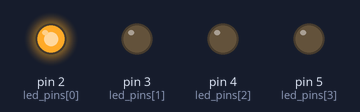
The program below on a simulated Arduino Uno, built with avr-gcc and run on an emulated ATmega328P. On the bench: output pins drawn as LEDs (lit = HIGH).

Above: at 0.12 s.
At 0.87 s:
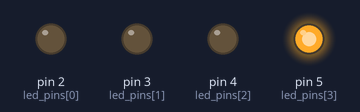
At 1.12 s:
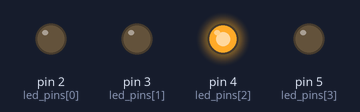
At 2.87 s:
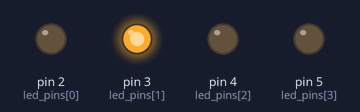
Timing chart, 0 to 3.5 s (numbered marks = the images above):
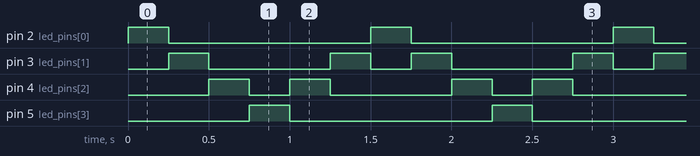

Measured:
- by itself, pin 2 (led_pins[0]), pin 5 (led_pins[3]): alternates HIGH for 0.25 s and LOW for 1.3 s
- by itself, pin 3 (led_pins[1]): repeats every 1.5 s: LOW 0.75 s, HIGH 0.25 s, LOW 0.25 s, HIGH 0.25 s
- by itself, pin 4 (led_pins[2]): repeats every 1.5 s: LOW 0.25 s, HIGH 0.25 s, LOW 0.75 s, HIGH 0.25 s

The program:

main.cpp
```cpp
#include <Arduino.h>
#include <leds.h>

constexpr uint8_t led_pins[] = {2, 3, 4, 5};
constexpr uint8_t num_leds = sizeof(led_pins) / sizeof(led_pins[0]);

LedAnimationFrame<num_leds> frames[] = {
    {1, 0, 0, 0, 250}, //
    {0, 1, 0, 0, 250}, //
    {0, 0, 1, 0, 250}, //
    {0, 0, 0, 1, 250}, //
    {0, 0, 1, 0, 250}, //
    {0, 1, 0, 0, 250}, //
    {0, 0, 0, 0, 0xffffffff},
};
LedAnimation<num_leds> animation(led_pins, frames);

void setup() {
  for (int i = 0; i < num_leds; i++) {
    pinMode(led_pins[i], OUTPUT);
  }
}

void loop() { animation.update(); }
```

leds.h
```cpp
#pragma once
#include <Arduino.h>

template <size_t N> struct LedAnimationFrame {
  uint8_t led_states[N];
  unsigned long duration;
};

template <size_t N> struct LedAnimation {
  uint8_t led_pins[N];
  LedAnimationFrame<N> *frames;
  unsigned long last_time;
  int current_frame;

  LedAnimation(const uint8_t _led_pins[N], const LedAnimationFrame<N> *_frames)
      : frames(_frames), last_time(0xffffffff), current_frame(0) {
    for (size_t i = 0; i < N; i++) {
      led_pins[i] = _led_pins[i];
    }
  }

  void update() {
    unsigned long time = millis();

    // First time we update, set things up and show the first frame.
    if (last_time == 0xffffffff) {
      last_time = time;
      current_frame = 0;
      for (size_t i = 0; i < N; ++i) {
        digitalWrite(led_pins[i], frames[current_frame].led_states[i]);
      }
      return;
    }

    // Has this frame been shown long enough? Switch to the next.
    if (time - last_time >= frames[current_frame].duration) {
      last_time = time;
      current_frame++;

      // Last frame reached? Wrap around.
      if (frames[current_frame].duration == 0xFFFFFFFF) {
        current_frame = 0;
      }

      // Display the frame.
      for (size_t i = 0; i < N; ++i) {
        digitalWrite(led_pins[i], frames[current_frame].led_states[i]);
      }
    }
  }

  void reset() {
    current_frame = 0;
    last_time = 0xffffffff;
  }
};
```
